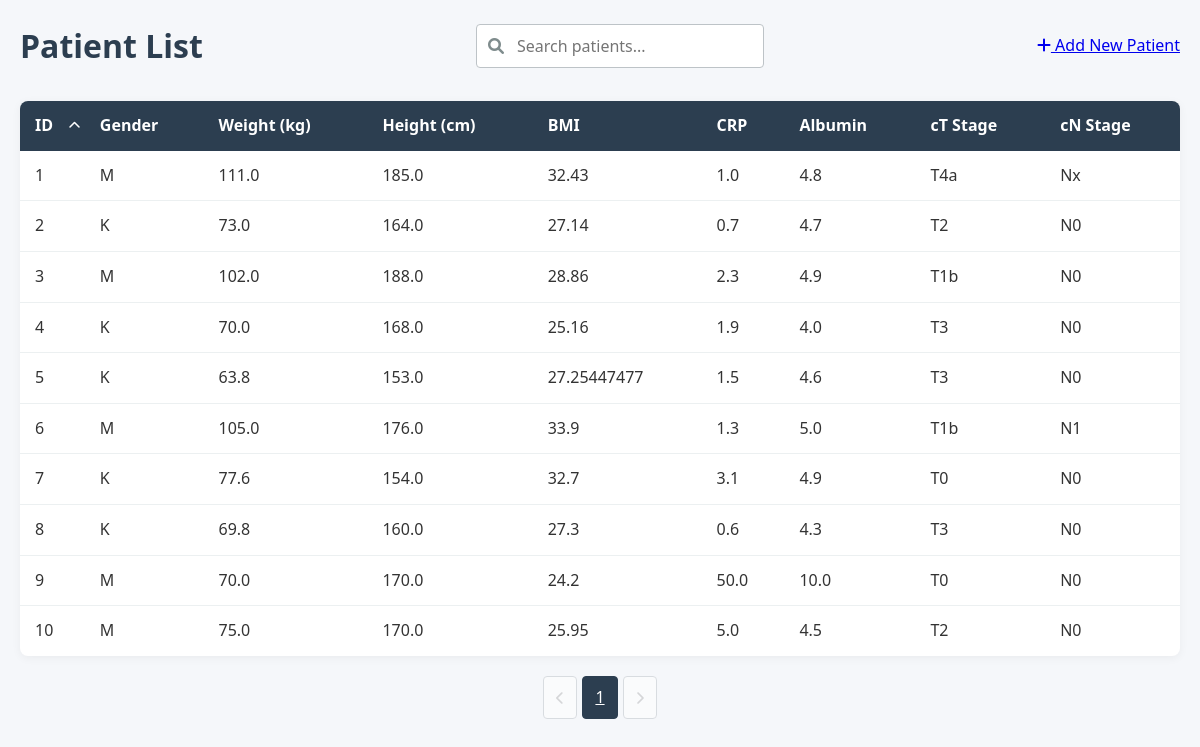
Before: / with the older database file.
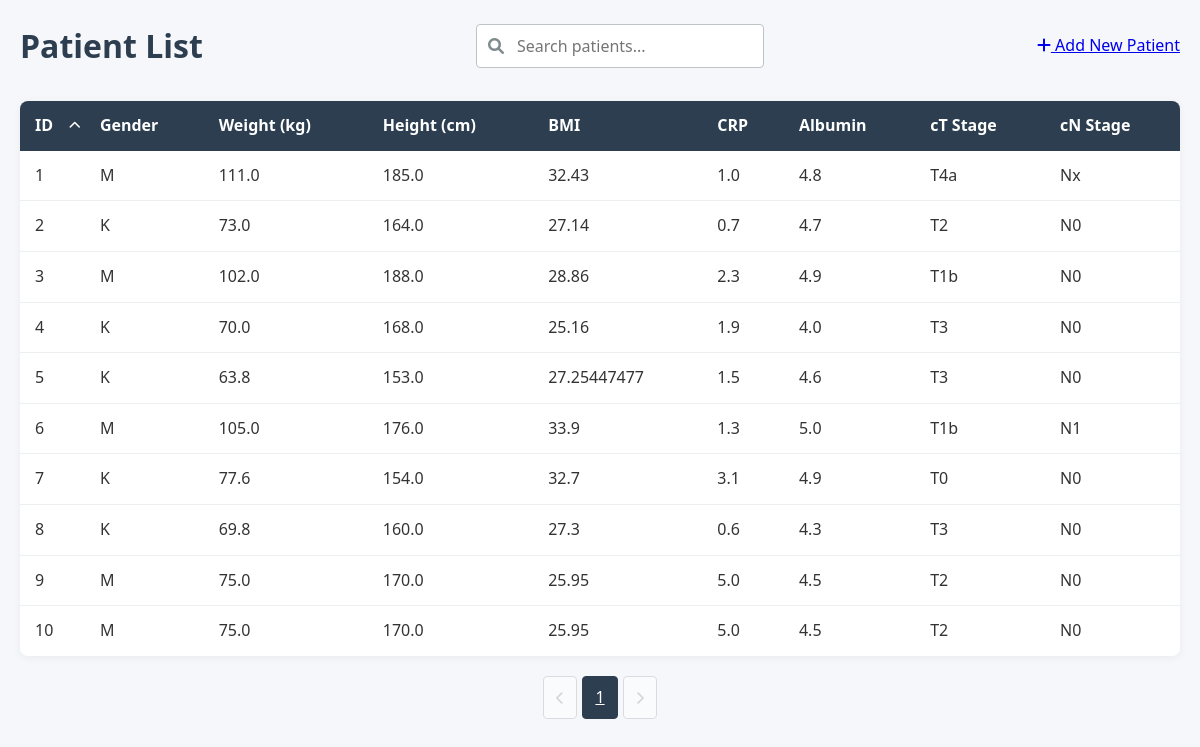
After: the same page with the newer database file.
### models.py (models this page shows, shortened)
class Patient(db.Model):
    id = db.Column(db.Integer, primary_key=True)
    gender = db.Column(db.String(1), nullable=False)        # 'M' lub 'K'
    weight = db.Column(db.Float, nullable=False)            # waga w kg (wartości numeryczne)
    height = db.Column(db.Float, nullable=False)            # wzrost w cm (wartości numeryczne)
    bmi = db.Column(db.Float, nullable=False)               # BMI (wartości numeryczne)
    CRP = db.Column(db.Float, nullable=False)               # CRP (wartości numeryczne)
    Alb = db.Column(db.Float, nullable=False)               # Alb (wartości numeryczne)
    WCC = db.Column(db.Float, nullable=False)               # WCC (wartości numeryczne)
    NEU = db.Column(db.Float, nullable=False)               # NEU (wartości numeryczne)
    total_protein = db.Column(db.Float, nullable=False)     # białko całkowite (wartości numeryczne)
    pT = db.Column(db.String(10), nullable=False)           # stadium T (wartości kategoryczne)
    pN = db.Column(db.String(10), nullable=False)           # stadium N (wartości kategoryczne)
    pM = db.Column(db.String(10), nullable=False)           # stadium M (wartości kategoryczne)
    PNI = db.Column(db.Integer, nullable=False)             # PNI (wartości numeryczne 0-1)
    GRADING = db.Column(db.String(10), nullable=False)      # stopień zróżnicowania (wartości kategoryczne)
    Lauren = db.Column(db.String(10), nullable=False)       # typ Lauren (wartości kategoryczne)
    CTH_preop = db.Column(db.String(10), nullable=False)    # chemioterapia przedoperacyjna (wartości kategoryczne)
    cycles_number = db.Column(db.Integer, nullable=False)   # liczba cykli chemioterapii (wartości numeryczne)
    leukocytes = db.Column(db.Float, nullable=True)        # NEW: total leukocytes count (nullable)
    pni_float = db.Column(db.Float, nullable=True)         # NEW: float PNI value (nullable)
    predictions = db.relationship('Prediction', backref='patient', lazy=True)

### app.py (the view, shortened to what this page needs)
    @app.route('/')
    def index():
        search_query = request.args.get('search', '')
        page = request.args.get('page', 1, type=int)
        per_page = 10
        sort_by = request.args.get('sort', 'id')  # Default sort by ID
        sort_order = request.args.get('order', 'asc')  # Default ascending
        base_query = Patient.query
        if sort_by == 'weight':
            sort_column = Patient.weight
        elif sort_by == 'height':
            sort_column = Patient.height
        elif sort_by == 'bmi':
            sort_column = Patient.bmi
        elif sort_by == 'CRP':
            sort_column = Patient.CRP
        elif sort_by == 'Alb':
            sort_column = Patient.Alb
        elif sort_by == 'pT':
            sort_column = Patient.pT
        elif sort_by == 'pN':
            sort_column = Patient.pN
        elif sort_by == 'id':
            sort_column = Patient.id
        else:  # Default case
            sort_column = Patient.id
        if sort_order == 'desc':
            patients = base_query.order_by(sort_column.desc())
        else:
            patients = base_query.order_by(sort_column.asc())
        patients = patients.paginate(page=page, per_page=per_page)
        return render_template('index.html',
                            patients=patients,
                            search_query=search_query,
                            sort_by=sort_by,
                            sort_order=sort_order)

### templates/index.html (shortened to what this page needs)
{% extends "base.html" %}
{% block content %}
<header>
    <h1>Patient List</h1>
    <div class="search-container">
        <i class="fas fa-search"></i>
        <form method="get" action="{{ url_for('index') }}">
            <input type="text" name="search" placeholder="Search patients..."
                   value="{{ search_query }}" id="searchInput">
        </form>
    </div>
    <div class="actions">
        <a href="{{ url_for('new_patient') }}" class="btn-add">
            <i class="fas fa-plus"></i> Add New Patient
        </a>
    </div>
</header>
<div class="patient-table-container">
    <table class="patient-table">
        <thead>
            <tr>
                <th class="sortable {% if sort_by == 'id' %}sorted-{{ sort_order }}{% endif %}"
                    data-sort="id">
                    ID {% if sort_by == 'id' %}
                        <i class="fas fa-chevron-{% if sort_order == 'asc' %}up{% else %}down{% endif %}"></i>
                    {% endif %}
                </th>
                <th>Gender</th>
                <th>Weight (kg)</th>
                <th>Height (cm)</th>
                <th>BMI</th>
                <th>CRP</th>
                <th>Albumin</th>
                <th>cT Stage</th>
                <th>cN Stage</th>
            </tr>
        </thead>
        <tbody>
            {% for patient in patients.items %}
            <tr class="patient-row" onclick="window.location='{{ url_for('patient_detail', patient_id=patient.id) }}'">
                <td>{{ patient.id }}</td>
                <td>{{ patient.gender }}</td>
                <td>{{ patient.weight }}</td>
                <td>{{ patient.height }}</td>
                <td>{{ patient.bmi }}</td>
                <td>{{ patient.CRP }}</td>
                <td>{{ patient.Alb }}</td>
                <td>{{ patient.pT }}</td>
                <td>{{ patient.pN }}</td>
            </tr>
            {% endfor %}
        </tbody>
    </table>
</div>
<div class="pagination">
    {% if patients.has_prev %}
        <a href="{{ url_for('index', page=patients.prev_num, search=search_query) }}"
           class="pagination-button">
            <i class="fas fa-chevron-left"></i>
        </a>
    {% else %}
        <button class="pagination-button" disabled>
            <i class="fas fa-chevron-left"></i>
        </button>
    {% endif %}
    {% for page_num in patients.iter_pages() %}
        {% if page_num %}
            <a href="{{ url_for('index', page=page_num, search=search_query) }}"
               class="pagination-button {% if page_num == patients.page %}active{% endif %}">
                {{ page_num }}
            </a>
        {% else %}
            <span class="pagination-ellipsis">...</span>
        {% endif %}
    {% endfor %}
    {% if patients.has_next %}
        <a href="{{ url_for('index', page=patients.next_num, search=search_query) }}"
           class="pagination-button">
            <i class="fas fa-chevron-right"></i>
        </a>
    {% else %}
        <button class="pagination-button" disabled>
            <i class="fas fa-chevron-right"></i>
        </button>
    {% endif %}
</div>
{% endblock %}

### templates/base.html (shortened to what this page needs)
<!DOCTYPE html>
<html lang="en">
<head>
    <link rel="stylesheet" href="{{ url_for('static', filename='css/styles.css') }}">
    <link rel="stylesheet" href="https://cdnjs.cloudflare.com/ajax/libs/font-awesome/6.0.0/css/all.min.css">
</head>
<body>
    <div class="container">
        {% block content %}{% endblock %}
    </div>
</body>
</html>

### static/css/styles.css (style rules this page uses)
:root { --primary-color: #2c3e50; --secondary-color: #3498db; --accent-color: #e74c3c; --light-gray: #ecf0f1; --medium-gray: #bdc3c7; --dark-gray: #7f8c8d; --success-color: #2ecc71; --warning-color: #f39c12; --danger-color: #e74c3c; }
* { margin: 0; padding: 0; box-sizing: border-box; font-family: 'Segoe UI', Tahoma, Geneva, Verdana, sans-serif; }
body { background-color: #f5f7fa; color: #333; line-height: 1.6; }
.container { max-width: 1200px; margin: 0 auto; padding: 20px; }
header { margin-bottom: 30px; display: flex; justify-content: space-between; align-items: center; flex-wrap: wrap; gap: 20px; }
h1 { color: var(--primary-color); font-weight: 600; }
.search-container { position: relative; min-width: 250px; }
.search-container i { position: absolute; left: 12px; top: 50%; transform: translateY(-50%); color: var(--dark-gray); }
.search-container input { width: 100%; padding: 10px 15px 10px 40px; border: 1px solid var(--medium-gray); border-radius: 4px; font-size: 16px; transition: border-color 0.3s; }
.patient-table-container { background: white; border-radius: 8px; box-shadow: 0 2px 10px rgba(0, 0, 0, 0.05); overflow: hidden; margin-bottom: 20px; }
.patient-table { width: 100%; border-collapse: collapse; }
.patient-table th { background-color: var(--primary-color); color: white; padding: 12px 15px; text-align: left; }
.patient-table td { padding: 12px 15px; border-bottom: 1px solid var(--light-gray); }
.patient-table tr:last-child td { border-bottom: none; }
.patient-row { transition: background-color 0.2s; cursor: pointer; }
.pagination { display: flex; justify-content: center; gap: 5px; margin-top: 20px; }
.pagination-button { padding: 8px 12px; border: 1px solid var(--medium-gray); background: white; border-radius: 4px; cursor: pointer; transition: all 0.2s; }
.pagination-button.active { background: var(--primary-color); color: white; border-color: var(--primary-color); }
.pagination-button:disabled { opacity: 0.5; cursor: not-allowed; }
.sortable { cursor: pointer; position: relative; padding-right: 20px; transition: background-color 0.2s; }
.sortable i { position: absolute; right: 5px; top: 50%; transform: translateY(-50%); font-size: 12px; }
.sorted-asc { background-color: rgba(52, 152, 219, 0.1); }

Changed rows visible on the page:
changed Patient id 9: weight "70.0" → "75.0"; bmi "24.2" → "25.95"; CRP "50.0" → "5.0"; Alb "10.0" → "4.5"; pT "T0" → "T2"
